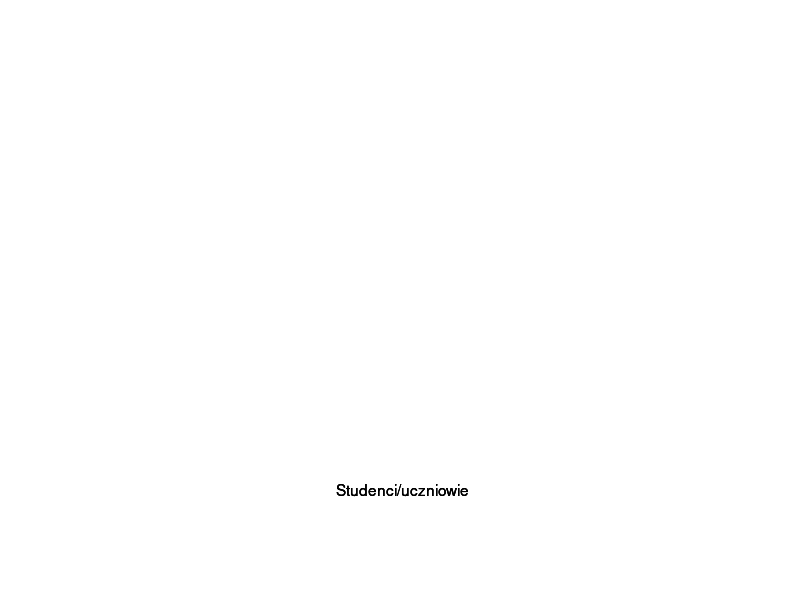

Reproduce this figure in R. (Note: this script raises an error after producing the figure.)
## ---- chunk 1
knitr::opts_chunk$set(echo = TRUE)
library(ggplot2)
library(dplyr)
## ---- chunk 2
financial_data <- read.csv2("financial_independence.csv") %>%
  mutate(
    Praca = factor(Praca, levels=Praca[c(1, 7, 13, 10, 5)]),
    Typ = factor(Typ, levels=c("Całkowicie niezależni", "Częściowo niezależni", "Całkowicie zależni"))
  )

ggplot(financial_data,aes(x=Praca, y=Procent, fill=Typ))+
  geom_col(position=position_stack(reverse=TRUE))+
  geom_text(data=levels(financial_data["Praca"]), 
            mapping=aes(label=Praca, x=Praca, y=50))+
  coord_flip()+
  scale_fill_brewer(type="div", palette=7, name="") +
  scale_y_continuous(limits=c(0, 102), expand=c(0,0), name="",
                     labels=function(brk) paste0(brk, "%")) +
  scale_x_discrete(name="", expand=c(0,0), breaks=c()) +
  ggtitle("Niezależność finansowa osób mieszkających z rodzicami \nw kontekście przynależności do grupy społeczno-zawodowej") +
  theme(legend.position="bottom",
        plot.title=element_text(hjust=0.5),
        axis.ticks.y=element_blank(),
        panel.grid=element_blank(),
        panel.background=element_blank(),
        legend.margin=margin(t=-0.5, unit="cm"))
